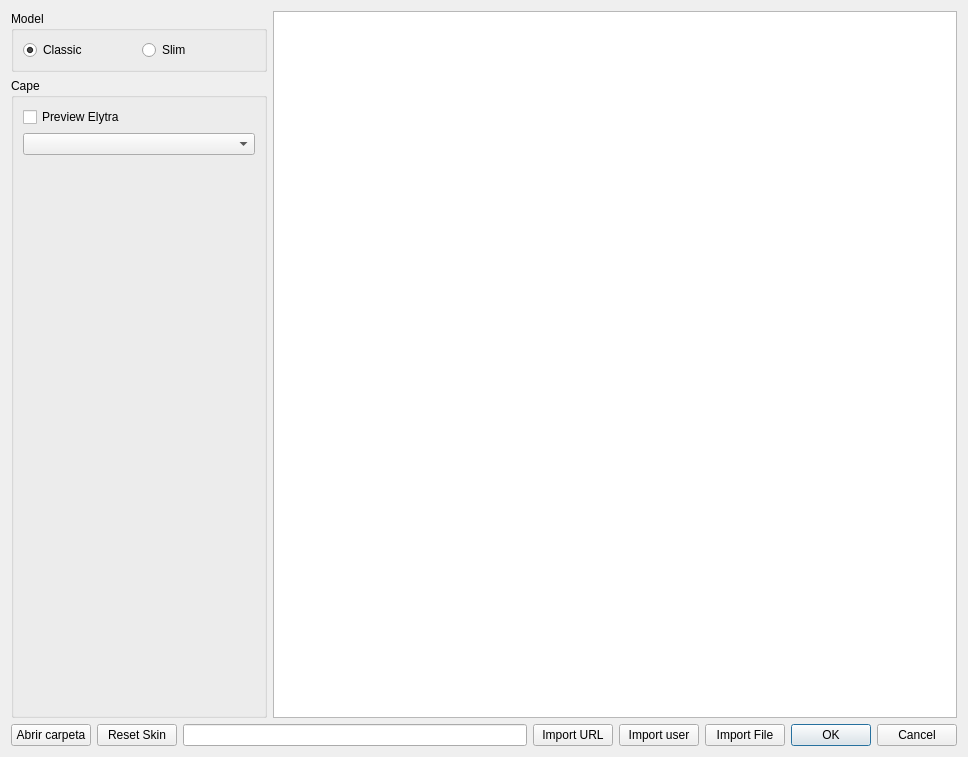
<?xml version="1.0" encoding="UTF-8"?>
<ui version="4.0">
 <class>SkinManageDialog</class>
 <widget class="QDialog" name="SkinManageDialog">
  <property name="geometry">
   <rect>
    <x>0</x>
    <y>0</y>
    <width>968</width>
    <height>757</height>
   </rect>
  </property>
  <property name="windowTitle">
   <string>Subir skin</string>
  </property>
  <layout class="QVBoxLayout" name="verticalLayout">
   <item>
    <layout class="QHBoxLayout" name="mainHlLayout" stretch="3,8">
     <item>
      <layout class="QVBoxLayout" name="selectedVLayout" stretch="2,1,3">
       <item>
        <layout class="QVBoxLayout" name="skinLayout"/>
       </item>
       <item>
        <widget class="QGroupBox" name="modelBox">
         <property name="sizePolicy">
          <sizepolicy hsizetype="Preferred" vsizetype="Maximum">
           <horstretch>0</horstretch>
           <verstretch>0</verstretch>
          </sizepolicy>
         </property>
         <property name="title">
          <string>Model</string>
         </property>
         <layout class="QHBoxLayout" name="horizontalLayout_2">
          <item>
           <widget class="QRadioButton" name="steveBtn">
            <property name="text">
             <string>Classic</string>
            </property>
            <property name="checked">
             <bool>true</bool>
            </property>
           </widget>
          </item>
          <item>
           <widget class="QRadioButton" name="alexBtn">
            <property name="text">
             <string>Slim</string>
            </property>
           </widget>
          </item>
         </layout>
        </widget>
       </item>
       <item>
        <widget class="QGroupBox" name="capeBox">
         <property name="title">
          <string>Cape</string>
         </property>
         <layout class="QVBoxLayout" name="verticalLayout_4">
          <item>
           <widget class="QCheckBox" name="elytraCB">
            <property name="text">
             <string>Preview Elytra</string>
            </property>
           </widget>
          </item>
          <item>
           <widget class="QComboBox" name="capeCombo"/>
          </item>
          <item>
           <widget class="QLabel" name="capeImage">
            <property name="text">
             <string/>
            </property>
            <property name="scaledContents">
             <bool>false</bool>
            </property>
            <property name="alignment">
             <set>Qt::AlignCenter</set>
            </property>
           </widget>
          </item>
         </layout>
        </widget>
       </item>
      </layout>
     </item>
     <item>
      <widget class="QListView" name="listView">
       <property name="contextMenuPolicy">
        <enum>Qt::CustomContextMenu</enum>
       </property>
       <property name="acceptDrops">
        <bool>false</bool>
       </property>
       <property name="modelColumn">
        <number>0</number>
       </property>
      </widget>
     </item>
    </layout>
   </item>
   <item>
    <layout class="QHBoxLayout" name="buttonsHLayout" stretch="0,0,3,0,0,0,1">
     <item>
      <widget class="QPushButton" name="openDirBtn">
       <property name="text">
        <string>Abrir carpeta</string>
       </property>
      </widget>
     </item>
     <item>
      <widget class="QPushButton" name="resetBtn">
       <property name="text">
        <string>Reset Skin</string>
       </property>
      </widget>
     </item>
     <item>
      <widget class="QLineEdit" name="urlLine">
       <property name="placeholderText">
        <string extracomment="URL or username"/>
       </property>
      </widget>
     </item>
     <item>
      <widget class="QPushButton" name="urlBtn">
       <property name="text">
        <string>Import URL</string>
       </property>
      </widget>
     </item>
     <item>
      <widget class="QPushButton" name="userBtn">
       <property name="text">
        <string>Import user</string>
       </property>
      </widget>
     </item>
     <item>
      <widget class="QPushButton" name="fileBtn">
       <property name="text">
        <string>Import File</string>
       </property>
      </widget>
     </item>
     <item>
      <widget class="QDialogButtonBox" name="buttonBox">
       <property name="sizePolicy">
        <sizepolicy hsizetype="Minimum" vsizetype="Fixed">
         <horstretch>0</horstretch>
         <verstretch>0</verstretch>
        </sizepolicy>
       </property>
       <property name="standardButtons">
        <set>QDialogButtonBox::Cancel|QDialogButtonBox::Ok</set>
       </property>
      </widget>
     </item>
    </layout>
   </item>
  </layout>
  <action name="action_Delete_Skin">
   <property name="text">
    <string>&amp;Delete Skin</string>
   </property>
   <property name="toolTip">
    <string>Deletes selected skin</string>
   </property>
   <property name="shortcut">
    <string>Del</string>
   </property>
  </action>
  <action name="action_Rename_Skin">
   <property name="text">
    <string>&amp;Rename Skin</string>
   </property>
   <property name="toolTip">
    <string>Rename selected skin</string>
   </property>
   <property name="shortcut">
    <string>F2</string>
   </property>
  </action>
 </widget>
 <resources/>
 <connections>
  <connection>
   <sender>buttonBox</sender>
   <signal>rejected()</signal>
   <receiver>SkinManageDialog</receiver>
   <slot>reject()</slot>
   <hints>
    <hint type="sourcelabel">
     <x>617</x>
     <y>736</y>
    </hint>
    <hint type="destinationlabel">
     <x>483</x>
     <y>378</y>
    </hint>
   </hints>
  </connection>
  <connection>
   <sender>buttonBox</sender>
   <signal>accepted()</signal>
   <receiver>SkinManageDialog</receiver>
   <slot>accept()</slot>
   <hints>
    <hint type="sourcelabel">
     <x>617</x>
     <y>736</y>
    </hint>
    <hint type="destinationlabel">
     <x>483</x>
     <y>378</y>
    </hint>
   </hints>
  </connection>
 </connections>
</ui>
